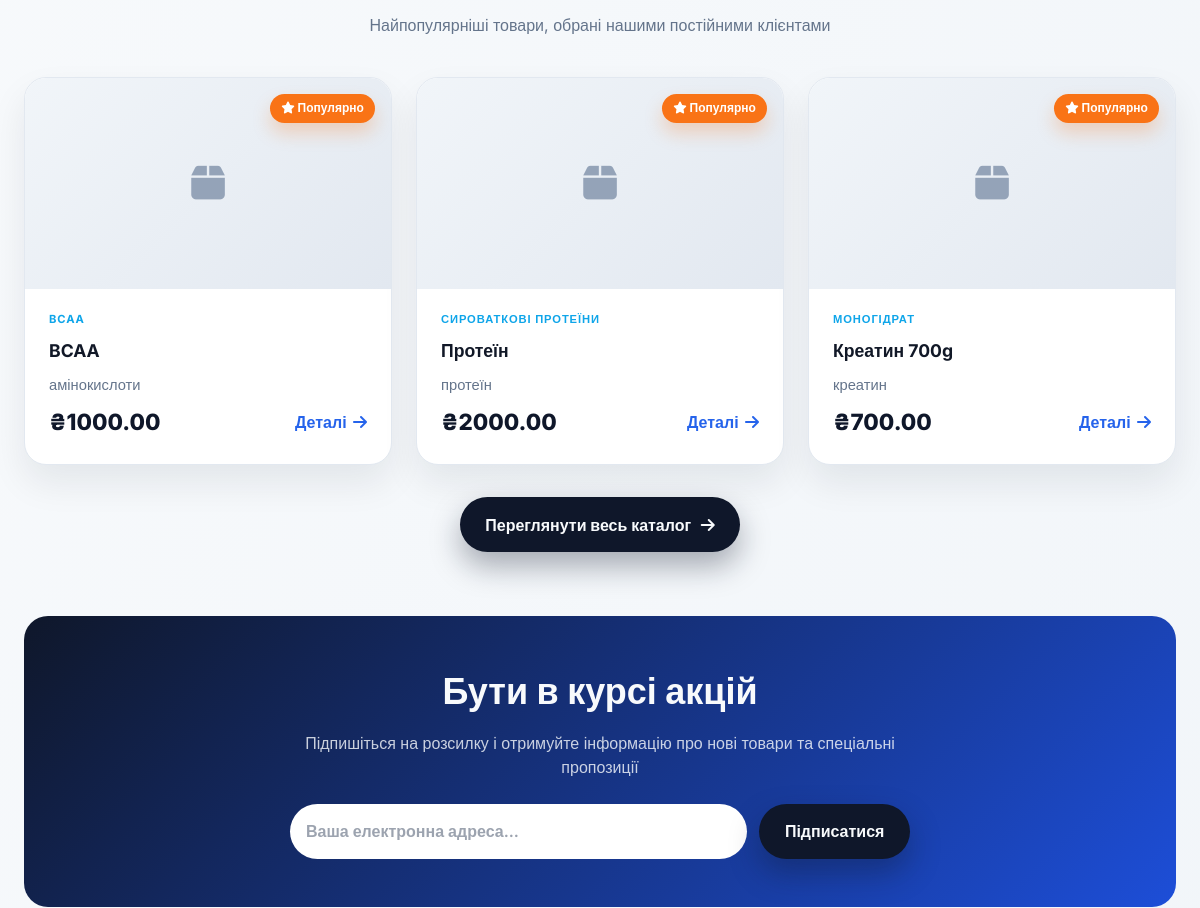
The app's page / (middle part), older data.
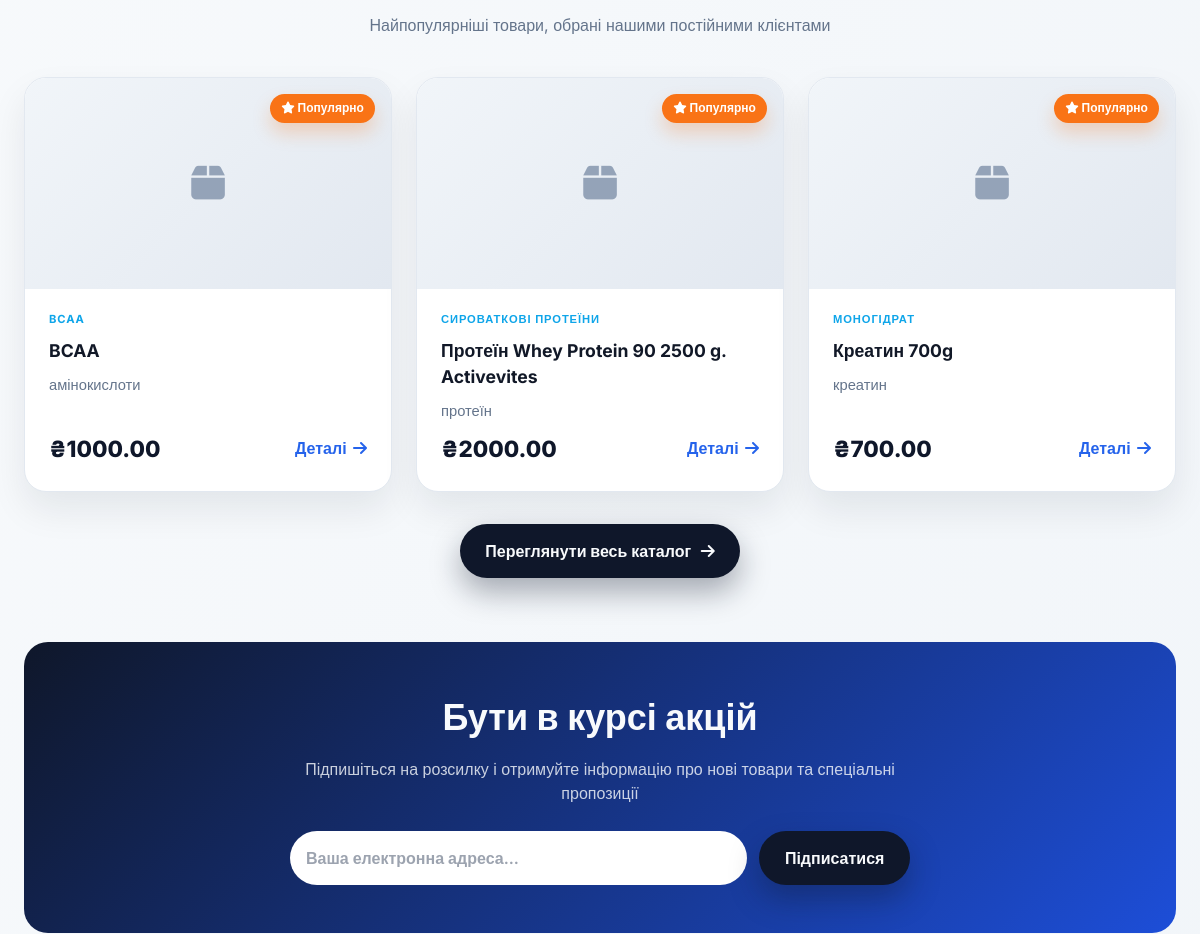
The same page, newer data.
### shop/models.py (models this page shows, shortened)
class Product(models.Model):
    name = models.CharField(max_length=200)       # Назва товару
    price = models.DecimalField(max_digits=10, decimal_places=2)  # Ціна
    old_price = models.DecimalField(max_digits=10, decimal_places=2, null=True, blank=True, help_text="Стара ціна")
    stock_quantity = models.PositiveIntegerField(default=0, help_text="Кількість в наявності (використовується тільки якщо немає смаків)")
    description = models.TextField(blank=True)     # Опис
    category = models.ForeignKey(Category, on_delete=models.SET_NULL, null=True, related_name='products')  # Категорія
    created_at = models.DateTimeField(auto_now_add=True)  # Дата створення
    @property
    def main_image(self):
        return self.extra_images.order_by('order').first()

class Category(models.Model):
    name = models.CharField(max_length=200)  # Назва категорії
    description = models.TextField(blank=True)  # Опис категорії
    parent = models.ForeignKey(
        'self',
        null=True,
        blank=True,
        on_delete=models.CASCADE,
        related_name='subcategories',
        help_text='Виберіть батьківську категорію (якщо це підкатегорія)'
    )  # Батьківська категорія для підкатегорій
    class Meta:
        verbose_name_plural = "Categories"

### shop/views.py (the view)
# urls.py: path('', views.home, name='home'),
def home(request):
    popular_products = list(
        Product.objects
        .annotate(total_sold=Sum('orderitem__quantity'))
        .filter(total_sold__gt=0)
        .order_by('-total_sold', '-created_at')[:3]
    )
    if len(popular_products) < 3:
        existing_ids = [product.id for product in popular_products]
        fallback_products = list(
            Product.objects
            .exclude(id__in=existing_ids)
            .order_by('-created_at')[: 3 - len(popular_products)]
        )
        featured_products = popular_products + fallback_products
    else:
        featured_products = popular_products
    return render(request, 'shop/home.html', {
        'featured_products': featured_products
    })

### shop/context_processors.py (called while the page is built)
def cart_count(request):
    cart = request.session.get('cart', {})
    total_count = 0
    for quantity in cart.values():
        try:
            total_count += int(quantity)
        except (TypeError, ValueError):
            continue
    return {'cart_count': total_count}

def global_categories(request):
    categories = Category.objects.filter(parent__isnull=True).prefetch_related('subcategories')
    return {'parent_categories': categories}

### shop/templates/shop/home.html (shortened to what this page needs)
{% extends 'shop/base.html' %}
{% block content %}
<section id="featured" class="home-featured fade-in-up">
    <div class="home-section-head">
        <p>Найпопулярніші товари, обрані нашими постійними клієнтами</p>
    </div>
    {% if featured_products %}
        <div class="home-product-grid">
            {% for product in featured_products %}
                <article class="home-product-card">
                    <div class="home-product-media">
                        {% if product.main_image %}
                            <img src="{{ product.main_image.image.url }}" alt="{{ product.name }}" loading="lazy">
                        {% else %}
                            <div class="home-product-placeholder">
                                <i class="fas fa-box"></i>
                            </div>
                        {% endif %}
                        <span class="home-product-badge"><i class="fas fa-star"></i> Популярно</span>
                    </div>
                    <div class="home-product-body">
                        {% if product.category %}
                            <span class="home-product-category">{{ product.category.name }}</span>
                        {% endif %}
                        <h3>{{ product.name }}</h3>
                        {% if product.description %}
                            <p class="line-clamp-2">{{ product.description|truncatewords:15 }}</p>
                        {% endif %}
                        <div class="home-product-footer">
                            <span class="home-product-price">₴{{ product.price }}</span>
                            <a href="{% url 'shop:product_detail' product.id %}" class="home-product-link">
                                Деталі <i class="fas fa-arrow-right"></i>
                            </a>
                        </div>
                    </div>
                </article>
            {% endfor %}
        </div>
        <div class="home-center">
            <a href="{% url 'shop:catalog' %}" class="home-cta home-cta-primary">
                Переглянути весь каталог <i class="fas fa-arrow-right"></i>
            </a>
        </div>
    {% endif %}
</section>
<section class="home-newsletter fade-in-up">
    <div class="home-newsletter-inner">
        <h2>Бути в курсі акцій</h2>
        <p>Підпишіться на розсилку і отримуйте інформацію про нові товари та спеціальні пропозиції</p>
        <div class="home-newsletter-form">
            <input type="email" placeholder="Ваша електронна адреса...">
            <button class="home-cta home-cta-primary">Підписатися</button>
        </div>
    </div>
</section>
{% endblock %}

### shop/templates/shop/base.html (shortened to what this page needs)
{% load static %}
<!DOCTYPE html>
<html lang="uk">
<head>
    <script src="https://cdn.tailwindcss.com"></script>
    <link rel="stylesheet" href="https://cdnjs.cloudflare.com/ajax/libs/font-awesome/6.4.0/css/all.min.css">
    <link rel="stylesheet" href="{% static 'shop/style.css' %}">
</head>
<body class="min-h-screen flex flex-col bg-gradient-to-br from-slate-50 to-slate-100 text-gray-900">
<main class="flex-1 w-full max-w-7xl mx-auto px-4 sm:px-6 py-8 sm:py-12">
    {% block content %}{% endblock %}
</main>
</body>
</html>

### shop/static/shop/style.css (style rules this page uses)
.home-cta { display: inline-flex; align-items: center; gap: 0.6rem; padding: 0.95rem 1.6rem; border-radius: 999px; font-weight: 700; font-size: 1rem; text-decoration: none; transition: transform 0.2s ease, box-shadow 0.2s ease; }
.home-cta-primary { background: #0f172a; color: #f8fafc; box-shadow: 0 14px 30px rgba(15, 23, 42, 0.35); }
.home-featured { margin: 4rem 0; }
.home-section-head { text-align: center; margin-bottom: 2.5rem; }
.home-section-head p { color: #64748b; max-width: 640px; margin: 0 auto; }
.home-product-grid { display: grid; grid-template-columns: repeat(3, minmax(0, 1fr)); gap: 1.5rem; }
.home-product-card { background: #ffffff; border-radius: 22px; overflow: hidden; border: 1px solid #e2e8f0; box-shadow: 0 18px 36px rgba(15, 23, 42, 0.08); display: flex; flex-direction: column; transition: transform 0.22s ease, box-shadow 0.22s ease, border-color 0.22s ease; }
.home-product-media { position: relative; background: linear-gradient(135deg, #f1f5f9, #e2e8f0); padding: 1.6rem; min-height: 200px; display: flex; align-items: center; justify-content: center; }
.home-product-badge { position: absolute; top: 1rem; right: 1rem; background: #f97316; color: #fff; font-weight: 700; font-size: 0.75rem; padding: 0.35rem 0.7rem; border-radius: 999px; box-shadow: 0 10px 18px rgba(249, 115, 22, 0.25); }
.home-product-placeholder { width: 100%; height: 160px; display: flex; align-items: center; justify-content: center; color: #94a3b8; font-size: 2.4rem; }
.home-product-body { padding: 1.4rem 1.5rem 1.6rem; display: flex; flex-direction: column; gap: 0.6rem; flex: 1; }
.home-product-body h3 { font-weight: 700; font-size: 1.1rem; }
.home-product-body p { color: #64748b; font-size: 0.92rem; }
.home-product-category { text-transform: uppercase; font-weight: 700; letter-spacing: 0.08em; font-size: 0.7rem; color: #0ea5e9; }
.home-product-footer { margin-top: auto; display: flex; align-items: center; justify-content: space-between; gap: 0.8rem; }
.home-product-price { font-weight: 800; font-size: 1.4rem; color: #0f172a; }
.home-product-link { font-weight: 700; color: #2563eb; text-decoration: none; display: inline-flex; align-items: center; gap: 0.4rem; }
.home-center { margin-top: 2rem; text-align: center; }
.home-newsletter { background: linear-gradient(135deg, #0f172a, #1d4ed8); color: #f8fafc; border-radius: 24px; padding: 3rem 2.5rem; }
.home-newsletter-inner { max-width: 620px; margin: 0 auto; text-align: center; }
.home-newsletter-inner h2 { font-size: clamp(2rem, 3vw, 2.6rem); font-weight: 700; margin-bottom: 0.8rem; }
.home-newsletter-inner p { color: rgba(248, 250, 252, 0.8); margin-bottom: 1.6rem; }
.home-newsletter-form { display: flex; gap: 0.8rem; flex-wrap: wrap; }
.home-newsletter-form input { flex: 1 1 220px; padding: 0.85rem 1rem; border-radius: 999px; border: none; font-weight: 600; }
.line-clamp-2 { display: -webkit-box; -webkit-line-clamp: 2; line-clamp: 2; -webkit-box-orient: vertical; overflow: hidden; }
body { font-family: 'Inter', sans-serif; }

Row changes from the older to the newer data that the page shows:
changed Product "протеїн": name "Протеїн" → "Протеїн Whey Protein 90 2500 g. Activevites"
